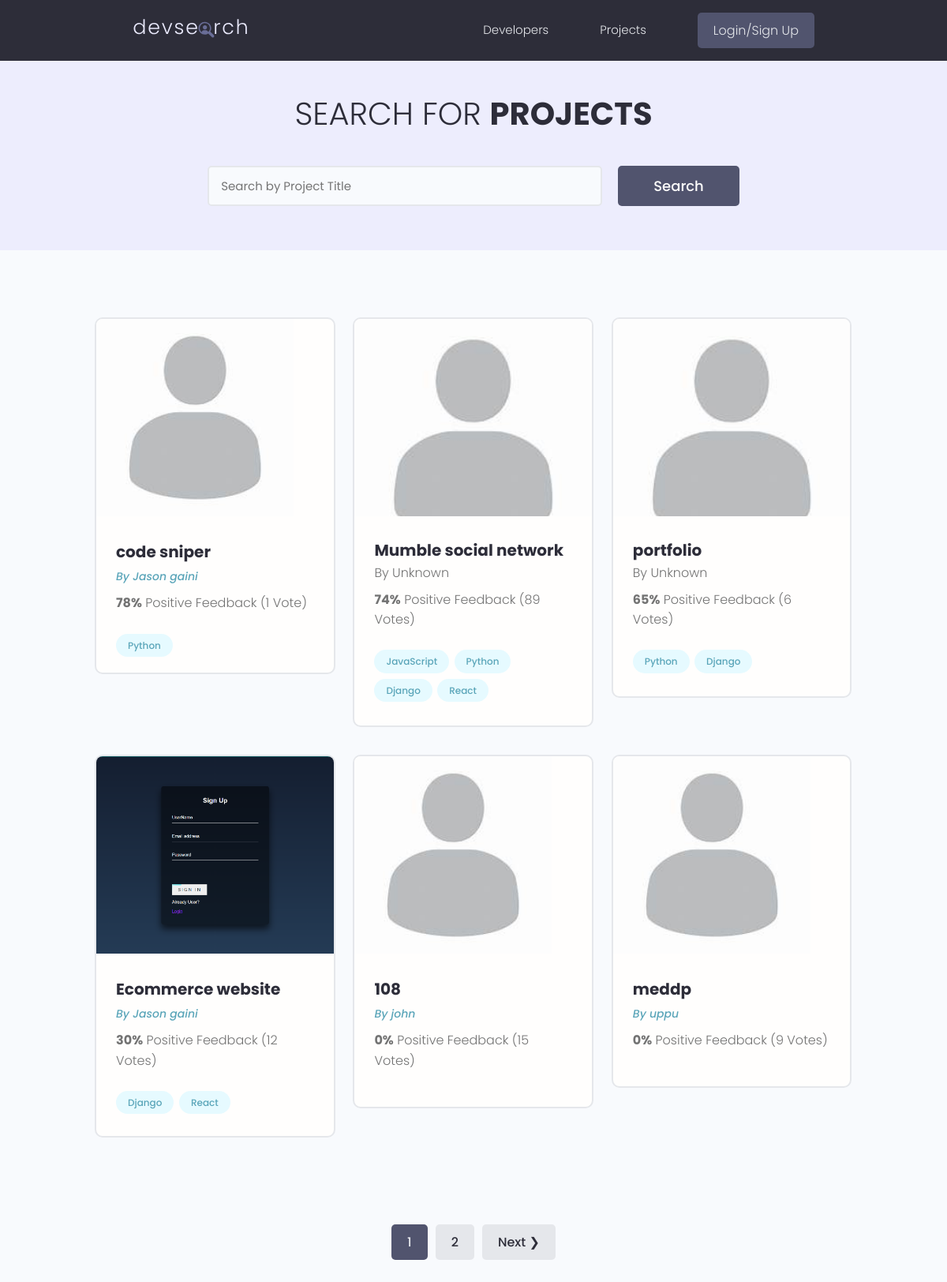
/projects/, run on the app's committed database.
### projects/models.py (models this page shows, shortened)
class Project(models.Model):
    owner = models.ForeignKey(Profile, null=True, blank=True, on_delete=models.SET_NULL)
    title = models.CharField(max_length=200)
    description = models.TextField(null=True, blank=True)
    fetured_image = models.ImageField(null=True, blank=True, default="default.jpg")
    demo_link = models.CharField(max_length=2000, null=True, blank=True)
    source_link = models.CharField(max_length=2000, null=True, blank=True)
    tags = models.ManyToManyField('Tag', blank=True)
    Vote_total = models.IntegerField(default=0, null=True, blank=True)
    Vote_ratio = models.IntegerField(default=0, null=True, blank=True)
    created = models.DateTimeField(auto_now_add=True)
    id = models.UUIDField(default=uuid.uuid4, unique=True, primary_key=True, editable=False)
    class Meta:
        ordering = ['-Vote_ratio','-Vote_total','title']

class Tag(models.Model):
    name = models.CharField(max_length=200)
    created = models.DateTimeField(auto_now_add=True)
    id = models.UUIDField(default=uuid.uuid4, unique=True, primary_key=True, editable=False)
    def __str__(self):
        return self.name

### users/models.py (models this page shows, shortened)
class Profile(models.Model):
    user = models.OneToOneField(User, on_delete=models.CASCADE,null=True,blank=True)
    name = models.CharField(max_length=200,blank=True,null=True)
    email = models.EmailField(max_length=500,blank=True,null=True)
    username =models.CharField(max_length=200,blank=True,null=True)
    location =models.CharField(max_length=200,blank=True,null=True)
    short_intro = models.CharField(max_length=200,blank=True,null=True)
    bio =models.TextField(blank=True,null=True)
    profile_image=models.ImageField(null=True,blank=True,upload_to='profiles/',default='profiles/default.jpg')
    social_github = models.CharField(max_length=200,blank=True,null=True)
    social_twitter = models.CharField(max_length=200,blank=True,null=True)
    social_linkedin = models.CharField(max_length=200,blank=True,null=True)
    social_youtube = models.CharField(max_length=200,blank=True,null=True)
    social_website = models.CharField(max_length=200,blank=True,null=True)
    created = models.DateTimeField(auto_now_add=True)
    id = models.UUIDField(default=uuid.uuid4,unique=True,primary_key=True,editable=False)

### projects/views.py (the view)
# urls.py: path('projects/',views.getProjects),
def projects(request):
    projects, search_query = searchProjects(request)
    custom_range,projects =  paginateProjects(request,projects,6)
    context = {'projects': projects, 'search_query': search_query, 'custom_range': custom_range}
    return render(request, 'projects/projects.html', context)

### projects/utils.py (called while the page is built, shortened)
def paginateProjects(request,projects,results):
    page = int(request.GET.get('page', 1))  # Convert 'page' to an integer
    paginator = Paginator(projects, results)
    try:
        projects = paginator.page(page)
    except PageNotAnInteger:
        page = 1
        projects = paginator.page(page)
    except EmptyPage:
        page = paginator.num_pages
        projects = paginator.page(page)
    num_pages = paginator.num_pages
    max_display_pages = 5  # Number of pages to display in pagination
    half_max_display_pages = max_display_pages // 2
    leftIndex = max(1, page - half_max_display_pages)
    rightIndex = min(num_pages + 1, leftIndex + max_display_pages)
    if rightIndex - leftIndex < max_display_pages:
        leftIndex = max(1, rightIndex - max_display_pages)
    custom_range = range(leftIndex, rightIndex)
    return custom_range, projects

def searchProjects(request):
    search_query = request.GET.get('search_query', '')
    projects = Project.objects.all()
    tags = Tag.objects.filter(name__icontains=search_query)
    return projects, search_query

### projects/templates/projects/projects.html (shortened to what this page needs)
{% extends 'main.html' %}
{% block content %}
<main class="projects">
    <section class="hero-section text-center">
        <div class="container container--narrow">
            <div class="hero-section__box">
                <h2>Search for <span>Projects</span></h2>
            </div>
            <div class="hero-section__search">
                <form id='searchForm' class="form" action="{% url 'projects' %}" method="get">
                    <div class="form__field">
                        <input class="input input--text" id="formInput#search" type="text" name="search_query"
                            placeholder="Search by Project Title" value="{{search_query}}" />
                    </div>
                    <input class="btn btn--sub btn--lg" type="submit" value="Search" />
                </form>
            </div>
        </div>
    </section>
    <section class="projectsList">
        <div class="container">
            <div class="grid grid--three">
                {% for project in projects %}
    <div class="column">
        <div class="card project">
            <a href="{% url 'project' project.id %}" class="project">
                <img class="project__thumbnail" src="{{ project.fetured_image.url }}" alt="project thumbnail" />
                <div class="card__body">
                    <h3 class="project__title">{{ project.title }}</h3>
                    {% if project.owner %}
                        <p><a class="project__author" href="{% url 'user-profile' project.owner.id %}">By {{ project.owner.name }}</a></p>
                    {% else %}
                        <p>By Unknown</p>
                    {% endif %}
                    <p class="project--rating">
                        <span style="font-weight: bold;">{{ project.Vote_ratio }}%</span> Positive Feedback ({{ project.Vote_total }} Vote{{ project.Vote_total|pluralize:"s" }})
                    </p>
                    <div class="project__tags">
                        {% for tag in project.tags.all %}
                            <span class="tag tag--pill tag--main">
                                <small>{{ tag }}</small>
                            </span>
                        {% endfor %}
                    </div>
                </div>
            </a>
        </div>
    </div>
{% endfor %}
            </div>
        </div>
    </section>
    {% include 'pagination.html' with queryset=projects custom_range=custom_range %}
</main>
{% endblock %}

### static/styles/app.css (style rules this page uses)
:root { --color-sub: #2d2d39; }
.btn--sub { background-color: var(--color-sub-light); }
.card { border: 2px solid var(--color-light); }
img { width: 100%; }
.hero-section { height: 40vh; display: flex; align-items: center; background-color: var(--color-sub); }
.hero-section__box { margin-bottom: 4rem; }
.hero-section__box > h2, .hero-section__box > h2 > span { font-size: 4rem; color: var(--color-light); line-height: 1.3; text-transform: uppercase; }
.hero-section__box > h2 { font-weight: 300; }
.hero-section__box > h2 > span { font-weight: 700; }
.hero-section__search > .form { display: flex; align-items: center; justify-content: center; gap: 2rem; }
.hero-section__search > .form input.input--text { width: 50rem; }
.project__author { font-size: 1.4rem; font-style: italic; }
.project--rating { margin-bottom: 1.6em; margin-top: .5em; }
.projects > .hero-section { background: var(--color-sub-lighter); height: 30vh; }
.projects .hero-section__box { margin-bottom: 2.5rem; }
.projects .hero-section__box > h2 { color: var(--color-sub); }
.projects .hero-section__box > h2 > span { font-weight: 700; color: var(--color-sub); }
.projectsList { margin-top: 8rem; }
.project__thumbnail { height: 25rem; object-fit: cover; object-position: top center; }
.project__title { font-size: 2rem; font-weight: 700; color: var(--color-sub); }

### static/uikit/styles/modules/_variables.css (style rules this page uses)
:root { --color-main: #5aa5b9; --color-main-light: #e6faff; --color-sub: #3f4156; --color-sub-light: #51546e; --color-sub-lighter: #ededfd; --color-text: #737373; --color-gray: #8b8b8b; --color-light: #e5e7eb; --color-light-gray: #767676; --color-bg: #f8fafd; --color-white: #fffefd; --color-white-light: #f3f3f3; --color-success: #359e64; --color-success-bg: #def8e8; --color-error: #fc4b0b; --color-error-bg: #fff2ee; --font-base: 'Poppins', arial, helvetica, 'Segoe UI', roboto, ubuntu, sans-serif; --font-monospace: 'Fira Code', 'Courier New', courier, monospace; --font-regular: 300; --font-medium: 500; --font-bold: 700; --generic-shadow: 1px 1px 5px #00000010; --generic-transition: all 0.3s ease-in-out; }

### static/uikit/styles/modules/_base.css (style rules this page uses)
* { margin: 0; padding: 0; box-sizing: border-box; text-rendering: optimizeLegibility; color: inherit; font-size: inherit; }
html { font-size: 50%; }
@media only screen and (min-width: 480px) { html { font-size: 56.25%; } }
@media only screen and (min-width: 1200px) { html { font-size: 62.5%; } }
body { line-height: 1.6; font-weight: 400; font-size: 1.5rem; color: var(--color-text); background-color: var(--color-bg); min-height: 100vh; }

### static/uikit/styles/modules/_typography.css (style rules this page uses)
* { font-family: var(--font-base); }
h2 { font-size: 3.6rem; font-weight: var(--font-bold); }
h3 { font-size: 3.2rem; font-weight: var(--font-medium); }
p, span, strong { font-size: 1.6rem; color: var(--color-text); font-weight: var(--font-regular); }
a { padding-bottom: 2px; text-decoration: none; display: inline-block; color: var(--color-main); font-weight: var(--font-medium); }

### static/uikit/styles/modules/_utilities.css (style rules this page uses)
.container { width: 92%; max-width: 165rem; margin: 0 auto; box-sizing: border-box; }
.container--narrow { width: 92%; max-width: 120rem; }
@media screen and (min-width: 1000px) { .container { width: 90%; } }
@media screen and (min-width: 1000px) { .container--narrow { width: 85%; } }
@media screen and (min-width: 1200px) { .container { width: 80%; } }
@media screen and (min-width: 1200px) { .container--narrow { width: 72%; } }
.text-center { text-align: center; }

### static/uikit/styles/modules/_button.css (style rules this page uses)
.btn { display: inline-block; position: relative; cursor: pointer; background-color: var(--color-light); font-weight: var(--font-medium); color: var(--color-sub); text-decoration: none; padding: 1rem 2rem; border-radius: 0.5rem; border: none; width: -webkit-fit-content; width: -moz-fit-content; width: fit-content; height: -webkit-fit-content; height: -moz-fit-content; height: fit-content; font-size: 1.6rem; outline-width: 0; outline-color: transparent; -webkit-backface-visibility: hidden; backface-visibility: hidden; transition: all 0.3s ease-in-out; }
.btn--sub { background-color: var(--color-sub); color: var(--color-white); }
.btn--lg { font-size: 1.8rem; padding: 1.2rem 4.5rem; }

### static/uikit/styles/modules/_card.css (style rules this page uses)
.card { border-radius: 1rem; background-color: var(--color-white); border: 1.5px solid var(--color-light); width: auto; height: auto; margin-top: 0.5rem; margin-bottom: 0.5rem; overflow: hidden; }
.card__body, .card__header { padding: 2rem 2.5rem; }

### data on the page
Project: fetured_image (placeholder picture), title "code sniper", owner.name "Jason gaini", Vote_ratio "78", Vote_total "1"
Tag: name "Python"
Project: fetured_image (placeholder picture), title "Mumble social network", shows "By Unknown", Vote_ratio "74", Vote_total "89"
Tag: name "JavaScript"
Tag: name "Django"
Tag: name "React"
Project: fetured_image (placeholder picture), title "portfolio", shows "By Unknown", Vote_ratio "65", Vote_total "6"
Project: fetured_image (picture), title "Ecommerce website", owner.name "Jason gaini", Vote_ratio "30", Vote_total "12"
Project: fetured_image (placeholder picture), title "108", owner.name "john", Vote_ratio "0", Vote_total "15"
Project: fetured_image (placeholder picture), title "meddp", owner.name "uppu", Vote_ratio "0", Vote_total "9"

### other printed values
{{ page }} "1" "2"
